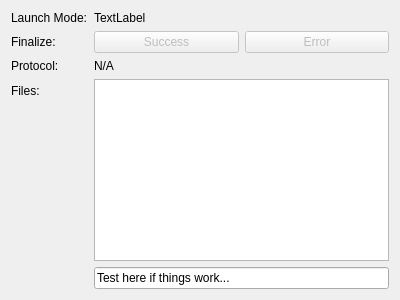
<?xml version="1.0" encoding="UTF-8"?>
<ui version="4.0">
 <class>Form</class>
 <widget class="QWidget" name="Form">
  <property name="geometry">
   <rect>
    <x>0</x>
    <y>0</y>
    <width>400</width>
    <height>300</height>
   </rect>
  </property>
  <property name="windowTitle">
   <string>Form</string>
  </property>
  <layout class="QFormLayout" name="formLayout">
   <item row="0" column="0">
    <widget class="QLabel" name="label">
     <property name="text">
      <string>Launch Mode:</string>
     </property>
    </widget>
   </item>
   <item row="0" column="1">
    <widget class="QLabel" name="activationLabel">
     <property name="text">
      <string>TextLabel</string>
     </property>
    </widget>
   </item>
   <item row="1" column="0">
    <widget class="QLabel" name="label_3">
     <property name="text">
      <string>Finalize:</string>
     </property>
    </widget>
   </item>
   <item row="1" column="1">
    <layout class="QHBoxLayout" name="horizontalLayout">
     <item>
      <widget class="QPushButton" name="successButton">
       <property name="enabled">
        <bool>false</bool>
       </property>
       <property name="text">
        <string>Success</string>
       </property>
      </widget>
     </item>
     <item>
      <widget class="QPushButton" name="errorButton">
       <property name="enabled">
        <bool>false</bool>
       </property>
       <property name="text">
        <string>Error</string>
       </property>
      </widget>
     </item>
    </layout>
   </item>
   <item row="2" column="0">
    <widget class="QLabel" name="label_4">
     <property name="text">
      <string>Protocol:</string>
     </property>
    </widget>
   </item>
   <item row="2" column="1">
    <widget class="QLabel" name="protocolLabel">
     <property name="text">
      <string>N/A</string>
     </property>
    </widget>
   </item>
   <item row="3" column="0">
    <widget class="QLabel" name="label_2">
     <property name="text">
      <string>Files:</string>
     </property>
    </widget>
   </item>
   <item row="3" column="1">
    <widget class="QListWidget" name="fileList"/>
   </item>
   <item row="4" column="1">
    <widget class="QLineEdit" name="lineEdit">
     <property name="text">
      <string>Test here if things work...</string>
     </property>
    </widget>
   </item>
  </layout>
 </widget>
 <resources/>
 <connections/>
</ui>
